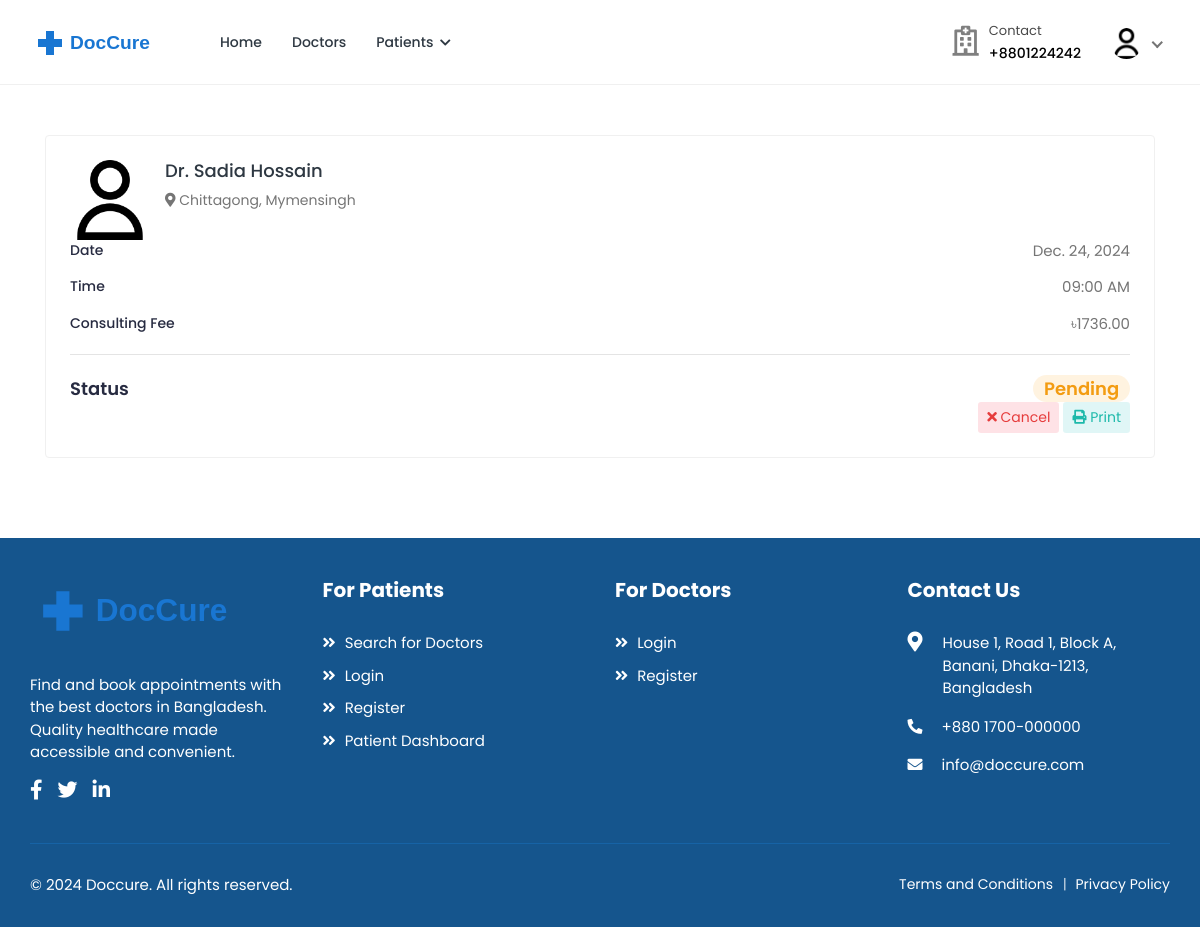
/patients/appointments/3/ (signed in), run on an earlier commit of the app's database.
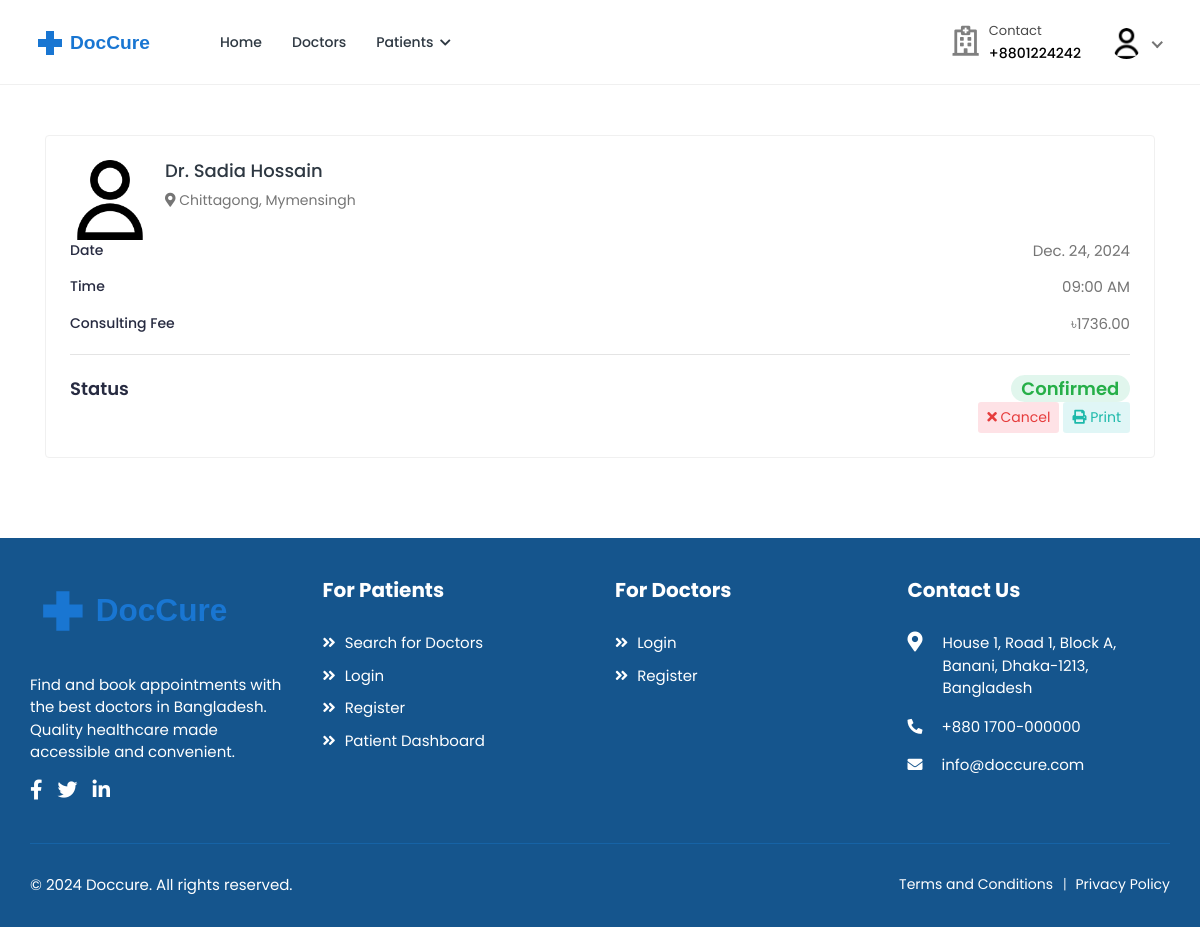
And on a later commit of the database.
### bookings/models.py (models this page shows, shortened)
class Booking(models.Model):
    doctor = models.ForeignKey(
        settings.AUTH_USER_MODEL,
        on_delete=models.CASCADE,
        related_name="appointments",
        limit_choices_to={"role": "doctor"},
    )
    patient = models.ForeignKey(
        settings.AUTH_USER_MODEL,
        on_delete=models.CASCADE,
        related_name="patient_appointments",
        limit_choices_to={"role": "patient"},
    )
    appointment_date = models.DateField()
    appointment_time = models.TimeField()
    booking_date = models.DateTimeField(auto_now_add=True)
    status = models.CharField(
        max_length=20,
        choices=[
            ("pending", "Pending"),
            ("confirmed", "Confirmed"),
            ("completed", "Completed"),
            ("cancelled", "Cancelled"),
            ("no_show", "No Show"),
        ],
        default="pending",
    )
    class Meta:
        ordering = ["-appointment_date", "-appointment_time"]
        unique_together = ["doctor", "appointment_date", "appointment_time"]

### accounts/models.py (models this page shows, shortened)
class Profile(models.Model):
    user = models.OneToOneField(
        User, on_delete=models.CASCADE, related_name="profile"
    )
    avatar = models.ImageField(
        default="defaults/user.png", upload_to=profile_photo_directory_path
    )
    phone = models.CharField(max_length=20, blank=True, null=True)
    dob = models.DateField(blank=True, null=True)
    about = models.TextField(blank=True, null=True)
    specialization = models.CharField(max_length=255, blank=True, null=True)
    gender = models.CharField(
        max_length=10,
        choices=[("male", "Male"), ("female", "Female"), ("other", "Other")],
        blank=True,
    )
    address = models.TextField(blank=True, null=True)
    city = models.CharField(max_length=100, blank=True)
    state = models.CharField(max_length=100, blank=True)
    postal_code = models.CharField(max_length=20, blank=True)
    country = models.CharField(max_length=100, blank=True)
    price_per_consultation = models.DecimalField(
        max_digits=10, decimal_places=2, null=True, blank=True
    )
    is_available = models.BooleanField(default=True)
    blood_group = models.CharField(
        max_length=5,
        choices=[
            ("A+", "A+"),
            ("A-", "A-"),
            ("B+", "B+"),
            ("B-", "B-"),
            ("O+", "O+"),
            ("O-", "O-"),
            ("AB+", "AB+"),
            ("AB-", "AB-"),
        ],
        blank=True,
        null=True,
    )
    allergies = models.TextField(blank=True, null=True)
    medical_conditions = models.TextField(blank=True, null=True)
    @property
    def image(self):
        return (
            self.avatar.url
            if self.avatar.storage.exists(self.avatar.name)
            else "{}defaults/user.png".format(settings.MEDIA_URL)
        )

class User(AbstractUser):
    class RoleChoices(models.TextChoices):
        DOCTOR = "doctor", "Doctor"
        PATIENT = "patient", "Patient"
    username = models.CharField(max_length=30, unique=True)
    role = models.CharField(
        choices=RoleChoices.choices,
        max_length=20,
        default="patient",
        error_messages={"required": "Role must be provided"},
    )
    email = models.EmailField(
        blank=True,
        error_messages={
            "unique": "A user with that email already exists.",
        },
    )
    first_name = models.CharField(max_length=150, blank=True)
    last_name = models.CharField(max_length=150, blank=True)
    registration_number = models.IntegerField(null=True, blank=True)
    USERNAME_FIELD = "username"
    REQUIRED_FIELDS = []
    objects = CustomUserManager()
    def get_full_name(self):
        full_name = "%s %s" % (self.first_name, self.last_name)
        return full_name.strip() or self.username

### patients/views.py (the view)
class AppointmentDetailView(DetailView):
    model = Booking
    template_name = "patients/appointment-detail.html"
    context_object_name = "appointment"
    def get_queryset(self):
        return Booking.objects.select_related(
            "doctor", "doctor__profile", "patient", "patient__profile"
        ).filter(patient=self.request.user)

### accounts/managers.py (called while the page is built)
    def get(self, *args, **kwargs):
        return super().select_related("profile").get(*args, **kwargs)

### templates/patients/appointment-detail.html (shortened to what this page needs)
{% extends 'base.html' %}
{% load static %}
{% block content %}
<div class="content">
    <div class="container">
        <div class="card">
            <div class="card-body">
                <div class="booking-doc-info">
                    <a href="{% url 'doctors:doctor-profile' appointment.doctor.username %}" class="booking-doc-img">
                        <img src="{{ appointment.doctor.profile.image }}" alt="Doctor Image">
                    </a>
                    <div class="booking-info">
                        <h4><a href="{% url 'doctors:doctor-profile' appointment.doctor.username %}">Dr. {{ appointment.doctor.get_full_name }}</a></h4>
                        <div class="clinic-details">
                            <p class="doc-location">
                                <i class="fas fa-map-marker-alt"></i> {{ appointment.doctor.profile.city }}, {{ appointment.doctor.profile.state }}
                            </p>
                        </div>
                    </div>
                </div>
                <div class="booking-summary">
                    <div class="booking-item-wrap">
                        <ul class="booking-date">
                            <li>Date <span>{{ appointment.appointment_date }}</span></li>
                            <li>Time <span>{{ appointment.appointment_time|time:"h:i A" }}</span></li>
                        </ul>
                        <ul class="booking-fee">
                            <li>Consulting Fee <span>৳{{ appointment.doctor.profile.price_per_consultation }}</span></li>
                        </ul>
                        <div class="booking-total">
                            <ul class="booking-total-list">
                                <li>
                                    <span>Status</span>
                                    <span class="total-cost">
                                        <span class="badge badge-pill
                                            {% if appointment.status == 'confirmed' %}bg-success-light{% endif %}
                                            {% if appointment.status == 'pending' %}bg-warning-light{% endif %}
                                            {% if appointment.status == 'completed' %}bg-info-light{% endif %}">
                                            {{ appointment.status|title }}
                                        </span>
                                    </span>
                                </li>
                            </ul>
                        </div>
                    </div>
                </div>
                <div class="booking-actions text-right">
                    {% if appointment.status == 'pending' or appointment.status == 'confirmed' %}
                    <form method="post" action="{% url 'patients:appointment-cancel' appointment.pk %}" style="display: inline;">
                        <button type="submit" class="btn btn-sm bg-danger-light" onclick="return confirm('Are you sure you want to cancel this appointment?')">
                            <i class="fas fa-times"></i> Cancel
                        </button>
                    </form>
                    {% endif %}
                    <a href="{% url 'patients:appointment-print' appointment.pk %}" target="_blank" class="btn btn-sm bg-info-light">
                        <i class="fas fa-print"></i> Print
                    </a>
                </div>
            </div>
        </div>
    </div>
</div>
{% endblock %}

What changed in the data, as far as the page shows it:
changed Booking "09:00 AM": status "Pending" → "Confirmed"
